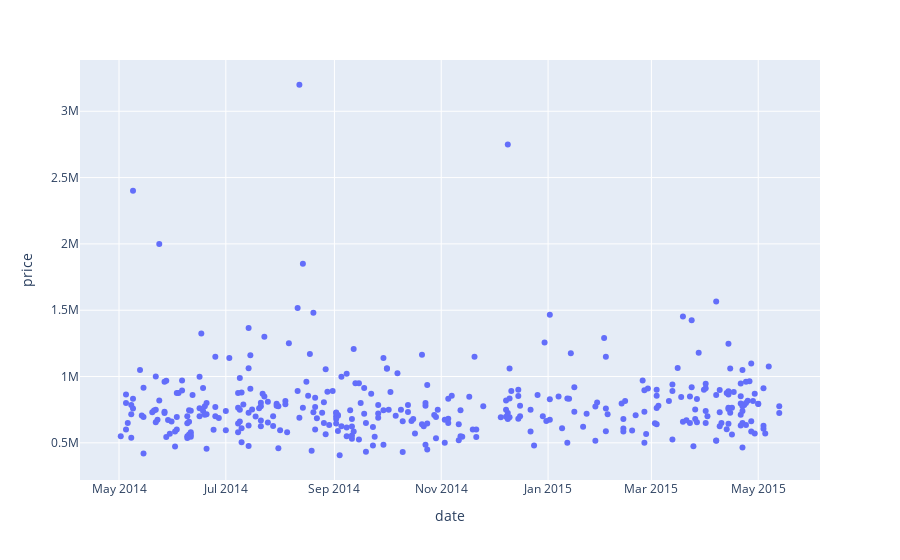

Here is the notebook cell this chart was saved with:
### Markdown cell above
# ``price`` por Tempo no ZipCode 98075

### Code cell
px.scatter(data_frame=df_filtered, x='date', y='price')

### Figure 1 — Plotly figure (JSON) as saved in the notebook; plotly's stock layout.template omitted (floating-point values rounded to 4 significant figures; data arrays with more than 128 entries replaced by an {"elided": "..."} marker saying what was removed)
{"data": [{"hovertemplate": "date=%{x}<br>price=%{y}<extra></extra>", "legendgroup": "", "marker": {"color": "#636efa", "symbol": "circle"}, "mode": "markers", "name": "", "orientation": "v", "showlegend": false, "type": "scatter", "x": {"elided": "359 str values"}, "xaxis": "x", "y": {"elided": "359 int values"}, "yaxis": "y"}], "layout": {"legend": {"tracegroupgap": 0}, "margin": {"t": 60}, "xaxis": {"anchor": "y", "domain": [0, 1], "title": {"text": "date"}}, "yaxis": {"anchor": "x", "domain": [0, 1], "title": {"text": "price"}}}}
